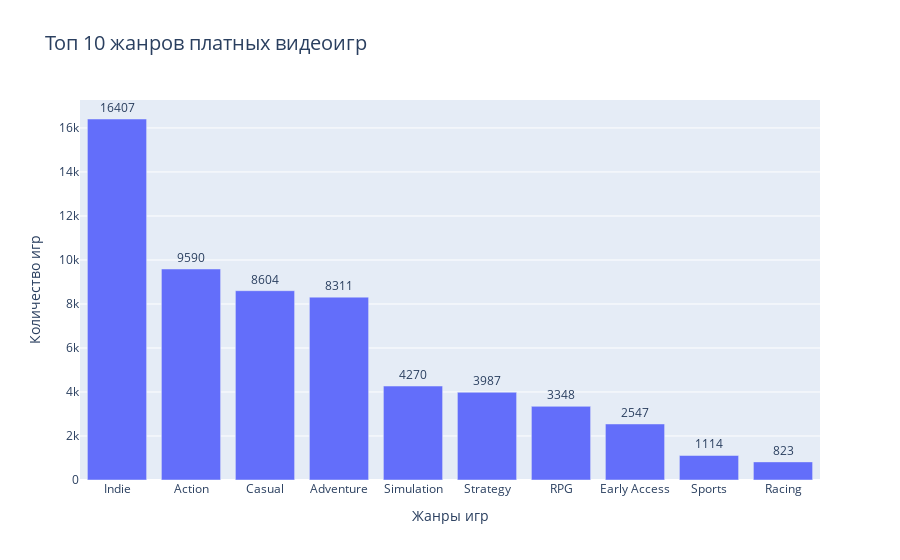

Notebook cell for this chart:
### Code cell
#Строим диаграмму платных игр
labels = top10.genre
values = top10.number_of_games

fig = go.Figure(data = [go.Bar(x = labels, y = values, text = values)])
fig.update_layout(
    title = 'Топ 10 жанров платных видеоигр',
    title_font_size = 20,
    xaxis_title = "Жанры игр",
    yaxis_title = "Количество игр"
    )
fig.update_traces(textfont_size = 12, textangle = 0, textposition = "outside", cliponaxis = False)
fig.show()

### Figure 1 — Plotly figure (JSON) as saved in the notebook; plotly's stock layout.template omitted (floating-point values rounded to 4 significant figures)
{"data": [{"cliponaxis": false, "text": [16407, 9590, 8604, 8311, 4270, 3987, 3348, 2547, 1114, 823], "textangle": 0, "textfont": {"size": 12}, "textposition": "outside", "type": "bar", "x": ["Indie", "Action", "Casual", "Adventure", "Simulation", "Strategy", "RPG", "Early Access", "Sports", "Racing"], "y": [16407, 9590, 8604, 8311, 4270, 3987, 3348, 2547, 1114, 823]}], "layout": {"title": {"font": {"size": 20}, "text": "Топ 10 жанров платных видеоигр"}, "xaxis": {"title": {"text": "Жанры игр"}}, "yaxis": {"title": {"text": "Количество игр"}}}}
